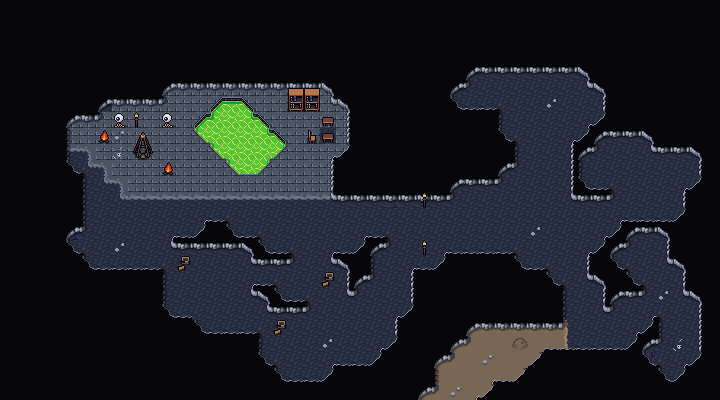

Rendered tile map (Tiled .tmx) drawn with the repository's tilesets; below, a short description and the map source with its tile grids summarised:
An orthogonal 45x25 tile map with 16x16 px tiles, 4 tile layers (Sub, Walls, Background, Clutter), 4 tilesets and 25 objects.

<map version="1.10" tiledversion="1.11.2" orientation="orthogonal" renderorder="right-down" width="45" height="25" tilewidth="16" tileheight="16" infinite="0" nextlayerid="7" nextobjectid="104">
 <editorsettings>
  <export target="wastetown..tmx" format="tmx" />
 </editorsettings>
 <properties>
  <property name="dungeonEffect" value="{&quot;startBattleWithCard&quot;: [ &quot;Swarm of Rats&quot; ]}" />
 </properties>
 <tileset firstgid="1" source="../../../../common/maps/tileset/main.tsx" />
 <tileset firstgid="10113" source="../../../../common/maps/tileset/buildings.tsx" />
 <tileset firstgid="11905" source="../../../../common/maps/tileset/main-nocollide.tsx" />
 <tileset firstgid="22017" source="../../../../common/maps/tileset/dungeon/dungeon_bis.tsx" />
 <layer id="6" name="Sub" width="45" height="25">
  <data>[1125 cells, 26 non-empty, 1 distinct tile ids]</data>
 </layer>
 <layer id="2" name="Walls" width="45" height="25">
  <data>[1125 cells, 954 non-empty, 12 distinct tile ids]</data>
 </layer>
 <layer id="1" name="Background" width="45" height="25">
  <data>[1125 cells, 888 non-empty, 24 distinct tile ids]</data>
 </layer>
 <layer id="3" name="Clutter" width="45" height="25">
  <properties>
   <property name="spriteLayer" type="bool" value="true" />
  </properties>
  <data>[1125 cells, 44 non-empty, 25 distinct tile ids]</data>
 </layer>
 <objectgroup id="4" name="Objects">
  <object id="38" template="../../../../common/maps/obj/entry_up.tx" x="435.333" y="397.333" width="48" height="16">
   <properties>
    <property name="teleport" value="" />
   </properties>
  </object>
  <object id="54" template="../../../../common/maps/obj/gold.tx" x="493.991" y="88.765" />
  <object id="59" template="../../../../common/maps/obj/enemy.tx" x="181.41" y="157.167">
   <properties>
    <property name="defeatDialog">[
   {
   "action": [
      {"advanceMapFlag":"enemiesDefeated"},
      {"deleteMapObject": -1}
    ]
   }
]</property>
    <property name="enemy" value="Nashi" />
    <property name="speedModifier" type="float" value="30" />
    <property name="threatRange" type="int" value="40" />
   </properties>
  </object>
  <object id="60" template="../../../../common/maps/obj/enemy.tx" x="323.963" y="329.526" visible="1">
   <properties>
    <property name="defeatDialog">[
   {
   "action": [
      {"advanceMapFlag":"enemiesDefeated"},
      {"deleteMapObject": -1}
    ]
   }
]</property>
    <property name="enemy" value="Karumonix" />
    <property name="hidden" type="bool" value="false" />
    <property name="speedModifier" type="float" value="30" />
    <property name="threatRange" type="int" value="50" />
   </properties>
  </object>
  <object id="62" template="../../../../common/maps/obj/booster.tx" x="279.862" y="128.705">
   <properties>
    <property name="reward">[
  {
    "editions": [ "NEO" ],
    "type": "card",
    "count": 10,
    "rarity": [ "Common" ]
  },
  {
    "editions": [ "NEO" ],
    "type": "card",
    "count": 3,
    "rarity": [ "Uncommon" ]
  },
  {
    "editions": [ "NEO" ],
    "type": "card",
    "count": 1,
    "rarity": [ "Rare", "Mythic Rare" ]
  }
]
</property>
   </properties>
  </object>
  <object id="69" template="../../../../common/maps/obj/enemy.tx" x="289.944" y="164.038">
   <properties>
    <property name="defeatDialog">[
   {
   "action": [
      {"advanceMapFlag":"enemiesDefeated"},
      {"deleteMapObject": -1}
    ]
   }
]</property>
    <property name="effect" value="{ &quot;startBattleWithCard&quot;: [ &quot;Nezumi Cutthroat&quot; ] }" />
    <property name="enemy" value="Marrow-Gnawer" />
    <property name="speedModifier" type="float" value="30" />
    <property name="threatRange" type="int" value="30" />
   </properties>
  </object>
  <object id="70" template="../../../../common/maps/obj/enemy.tx" x="415.765" y="236.565">
   <properties>
    <property name="defeatDialog">[
   {
   "action": [
      {"advanceMapFlag":"enemiesDefeated"},
      {"deleteMapObject": -1}
    ]
   }
]</property>
    <property name="enemy" value="Ashcoat" />
    <property name="speedModifier" type="float" value="20" />
    <property name="threatRange" type="int" value="10" />
   </properties>
  </object>
  <object id="75" template="../../../../common/maps/obj/enemy.tx" x="613.913" y="214.693">
   <properties>
    <property name="defeatDialog">[
   {
   "action": [
      {"advanceMapFlag":"enemiesDefeated"},
      {"deleteMapObject": -1}
    ]
   }
]</property>
    <property name="enemy" value="Vren" />
    <property name="speedModifier" type="float" value="0" />
    <property name="threatRange" type="int" value="0" />
   </properties>
  </object>
  <object id="76" template="../../../../common/maps/obj/enemy.tx" x="534.385" y="158.5">
   <properties>
    <property name="defeatDialog">[
   {
   "action": [
      {"advanceMapFlag":"enemiesDefeated"},
      {"deleteMapObject": -1}
    ]
   }
]</property>
    <property name="enemy" value="Greasefang" />
    <property name="speedModifier" type="float" value="30" />
    <property name="threatRange" type="int" value="50" />
    <property name="waypoints" value="95,96" />
   </properties>
  </object>
  <object id="77" template="../../../../common/maps/obj/enemy.tx" x="137.063" y="226.437">
   <properties>
    <property name="defeatDialog">[
   {
   "action": [
      {"advanceMapFlag":"enemiesDefeated"},
      {"deleteMapObject": -1}
    ]
   }
]</property>
    <property name="enemy" value="Wick" />
    <property name="speedModifier" type="float" value="0" />
    <property name="threatRange" type="int" value="40" />
   </properties>
  </object>
  <object id="83" template="../../../../common/maps/obj/manashards.tx" x="667.332" y="179.605" />
  <object id="84" template="../../../../common/maps/obj/manashards.tx" x="269.211" y="359.241" />
  <object id="88" template="../../obj/treasure.tx" x="667.5" y="361">
   <properties>
    <property name="reward">[{
  "type": "card",
  "count": 15,
  "cardName": "Relentless Rats",
  "editions": [ "A25" ]
}]</property>
   </properties>
  </object>
  <object id="90" template="../../../../common/maps/obj/booster.tx" x="303" y="128">
   <properties>
    <property name="reward">[
  {
    "editions": [ "CHK" ],
    "type": "card",
    "count": 10,
    "rarity": [ "Common" ]
  },
  {
    "editions": [ "CHK" ],
    "type": "card",
    "count": 3,
    "rarity": [ "Uncommon" ]
  },
  {
    "editions": [ "CHK" ],
    "type": "card",
    "count": 1,
    "rarity": [ "Rare", "Mythic Rare" ]
  }
]
</property>
   </properties>
  </object>
  <object id="91" template="../../../../common/maps/obj/gold.tx" x="271.75" y="103.75">
   <properties>
    <property name="spawn.Hard" type="bool" value="false" />
   </properties>
  </object>
  <object id="92" template="../../../../common/maps/obj/gold.tx" x="266" y="116.25">
   <properties>
    <property name="spawn.Hard" type="bool" value="false" />
   </properties>
  </object>
  <object id="95" template="../../../../common/maps/obj/waypoint.tx" x="527.5" y="108" />
  <object id="96" template="../../../../common/maps/obj/waypoint.tx" x="533.5" y="247.5" />
  <object id="97" template="../../obj/treasure.tx" x="616.5" y="160.5">
   <properties>
    <property name="reward">[{
  "type": "card",
  "count": 15,
  "cardName": "Relentless Rats",
  "editions": [ "A25" ]
}]</property>
   </properties>
  </object>
  <object id="98" template="../../obj/treasure.tx" x="574" y="110.5">
   <properties>
    <property name="reward">[{
  "type": "card",
  "count": 15,
  "cardName": "Relentless Rats",
  "editions": [ "A25" ]
}]</property>
   </properties>
  </object>
  <object id="99" template="../../obj/treasure.tx" x="303" y="358.5">
   <properties>
    <property name="reward">[{
  "type": "card",
  "count": 15,
  "cardName": "Rat Colony",
  "editions": [ "DOM" ]
}]</property>
   </properties>
  </object>
  </objectgroup>
</map>
<!-- 4 of 25 objects omitted -->
